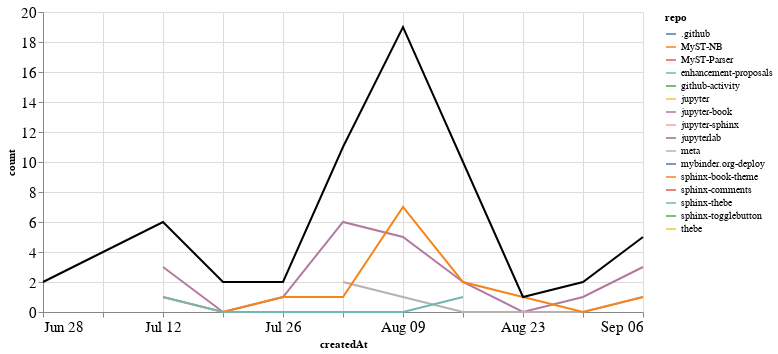

This figure's notebook cell:
### Markdown cell above
## PRs

### Code cell
prs_time = prs.groupby('repo').resample('W', on='createdAt').count()['author'].reset_index()
prs_time = prs_time.rename(columns={'author': 'count'})
prs_time_total = prs_time.groupby('createdAt').agg({"count": "sum"}).reset_index()

ch1 = alt.Chart(prs_time, width=600).mark_line().encode(
    x='createdAt',
    y='count',
    color='repo',
    tooltip="repo"
)

ch2 = alt.Chart(prs_time_total, width=600).mark_line(color="black").encode(
    x='createdAt',
    y='count',
)

ch1 + ch2

### Figure 1 — Vega-Lite specification as saved in the notebook (floating-point values rounded to 4 significant figures)
{"config": {"axisLeft": {"labelFontSize": 15}, "axisBottom": {"labelFontSize": 15}}, "layer": [{"data": {"name": "data-4300c473e18f7f8b4c4c862a2f1a7631"}, "mark": "line", "encoding": {"color": {"type": "nominal", "field": "repo"}, "tooltip": {"type": "nominal", "field": "repo"}, "x": {"type": "temporal", "field": "createdAt"}, "y": {"type": "quantitative", "field": "count"}}, "width": 600}, {"data": {"name": "data-9b8f7e337ba5c201bb04cc857ee7bf4c"}, "mark": {"type": "line", "color": "black"}, "encoding": {"x": {"type": "temporal", "field": "createdAt"}, "y": {"type": "quantitative", "field": "count"}}, "width": 600}], "$schema": "https://vega.github.io/schema/vega-lite/v4.8.1.json", "datasets": {"data-4300c473e18f7f8b4c4c862a2f1a7631": [{"repo": ".github", "createdAt": "2020-08-02T00:00:00", "count": 2}, {"repo": "MyST-NB", "createdAt": "2020-07-19T00:00:00", "count": 1}, {"repo": "MyST-Parser", "createdAt": "2020-06-28T00:00:00", "count": 1}, {"repo": "enhancement-proposals", "createdAt": "2020-08-30T00:00:00", "count": 1}, {"repo": "github-activity", "createdAt": "2020-08-09T00:00:00", "count": 2}, {"repo": "jupyter", "createdAt": "2020-07-12T00:00:00", "count": 1}, {"repo": "jupyter-book", "createdAt": "2020-07-12T00:00:00", "count": 3}, {"repo": "jupyter-book", "createdAt": "2020-07-19T00:00:00", "count": 0}, {"repo": "jupyter-book", "createdAt": "2020-07-26T00:00:00", "count": 1}, {"repo": "jupyter-book", "createdAt": "2020-08-02T00:00:00", "count": 6}, {"repo": "jupyter-book", "createdAt": "2020-08-09T00:00:00", "count": 5}, {"repo": "jupyter-book", "createdAt": "2020-08-16T00:00:00", "count": 2}, {"repo": "jupyter-book", "createdAt": "2020-08-23T00:00:00", "count": 0}, {"repo": "jupyter-book", "createdAt": "2020-08-30T00:00:00", "count": 1}, {"repo": "jupyter-book", "createdAt": "2020-09-06T00:00:00", "count": 3}, {"repo": "jupyter-sphinx", "createdAt": "2020-06-28T00:00:00", "count": 1}, {"repo": "jupyterlab", "createdAt": "2020-08-09T00:00:00", "count": 1}, {"repo": "meta", "createdAt": "2020-08-02T00:00:00", "count": 2}, {"repo": "meta", "createdAt": "2020-08-09T00:00:00", "count": 1}, {"repo": "meta", "createdAt": "2020-08-16T00:00:00", "count": 0}, {"repo": "meta", "createdAt": "2020-08-23T00:00:00", "count": 0}, {"repo": "meta", "createdAt": "2020-08-30T00:00:00", "count": 0}, {"repo": "meta", "createdAt": "2020-09-06T00:00:00", "count": 1}, {"repo": "mybinder.org-deploy", "createdAt": "2020-07-19T00:00:00", "count": 1}, {"repo": "sphinx-book-theme", "createdAt": "2020-07-12T00:00:00", "count": 1}, {"repo": "sphinx-book-theme", "createdAt": "2020-07-19T00:00:00", "count": 0}, {"repo": "sphinx-book-theme", "createdAt": "2020-07-26T00:00:00", "count": 1}, {"repo": "sphinx-book-theme", "createdAt": "2020-08-02T00:00:00", "count": 1}, {"repo": "sphinx-book-theme", "createdAt": "2020-08-09T00:00:00", "count": 7}, {"repo": "sphinx-book-theme", "createdAt": "2020-08-16T00:00:00", "count": 2}, {"repo": "sphinx-book-theme", "createdAt": "2020-08-23T00:00:00", "count": 1}, {"repo": "sphinx-book-theme", "createdAt": "2020-08-30T00:00:00", "count": 0}, {"repo": "sphinx-book-theme", "createdAt": "2020-09-06T00:00:00", "count": 1}, {"repo": "sphinx-comments", "createdAt": "2020-08-16T00:00:00", "count": 4}, {"repo": "sphinx-thebe", "createdAt": "2020-07-12T00:00:00", "count": 1}, {"repo": "sphinx-thebe", "createdAt": "2020-07-19T00:00:00", "count": 0}, {"repo": "sphinx-thebe", "createdAt": "2020-07-26T00:00:00", "count": 0}, {"repo": "sphinx-thebe", "createdAt": "2020-08-02T00:00:00", "count": 0}, {"repo": "sphinx-thebe", "createdAt": "2020-08-09T00:00:00", "count": 0}, {"repo": "sphinx-thebe", "createdAt": "2020-08-16T00:00:00", "count": 1}, {"repo": "sphinx-togglebutton", "createdAt": "2020-08-09T00:00:00", "count": 3}, {"repo": "thebe", "createdAt": "2020-08-16T00:00:00", "count": 1}], "data-9b8f7e337ba5c201bb04cc857ee7bf4c": [{"createdAt": "2020-06-28T00:00:00", "count": 2}, {"createdAt": "2020-07-12T00:00:00", "count": 6}, {"createdAt": "2020-07-19T00:00:00", "count": 2}, {"createdAt": "2020-07-26T00:00:00", "count": 2}, {"createdAt": "2020-08-02T00:00:00", "count": 11}, {"createdAt": "2020-08-09T00:00:00", "count": 19}, {"createdAt": "2020-08-16T00:00:00", "count": 10}, {"createdAt": "2020-08-23T00:00:00", "count": 1}, {"createdAt": "2020-08-30T00:00:00", "count": 2}, {"createdAt": "2020-09-06T00:00:00", "count": 5}]}}
